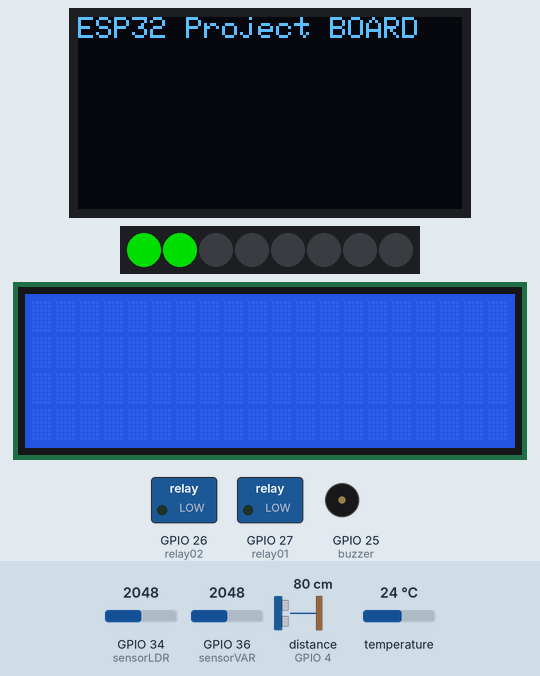
Recording of a sketch running on a simulated ESP32. Parts: 128×64 one-colour display, 8 RGB LEDs in strip order, left to right, 20×4 character LCD, switched loads named in the sketch (green lamp = pin HIGH), buzzer (waves = sounding, pin HIGH). Wiring (inferred from the names in the program): ultrasonic range finder: trigger GPIO 2; echo GPIO 4. The test bench sets the inputs (shaded band); at power-on: distance to the obstacle (sensor on GPIO 4) 80 cm, temperature 24 °C, GPIO 34 (sensorLDR) = 2048, GPIO 36 (sensorVAR) = 2048. The echo pulse lasts 58.3 µs per cm; dim RGB values are drawn brighter than linear; pins used as bus, display or sensor lines are not drawn; what the sketch prints to the serial monitor is not drawn.

Above: at 4.3 s.
4.4 s: distance to the obstacle (sensor on GPIO 4) set to 2 cm
At 10.7 s:
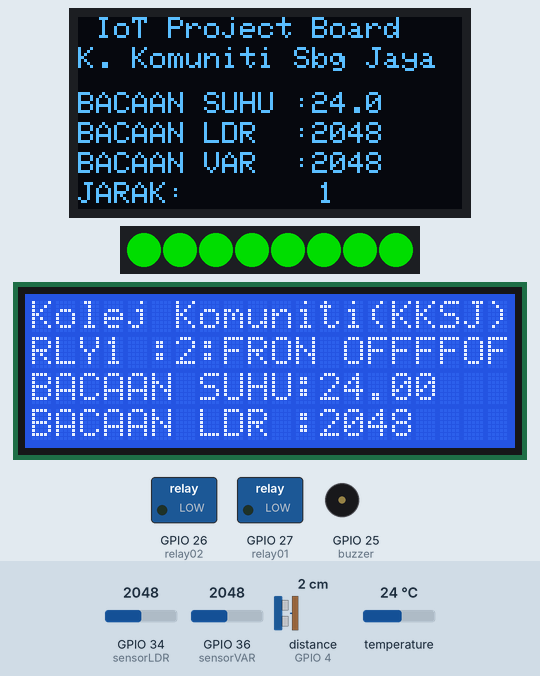
11.7 s: temperature set to 12 °C
19.0 s: GPIO 34 (sensorLDR) set to 2866
At 31.79 s:
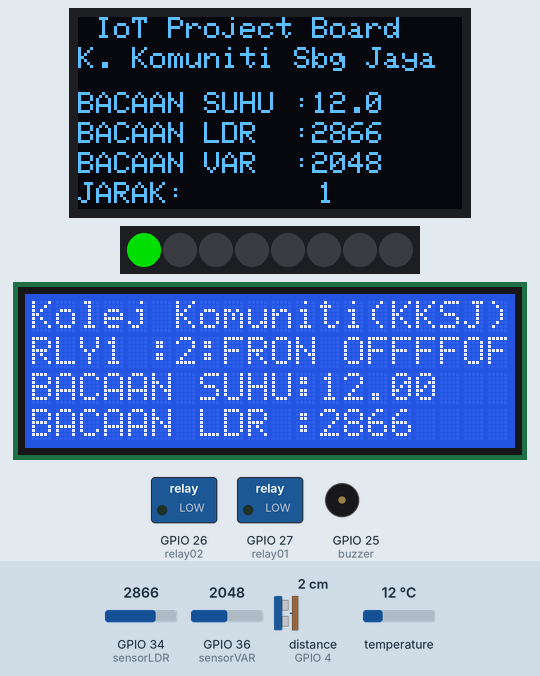
32.4 s: GPIO 36 (sensorVAR) set to 2866
At 45.2 s:
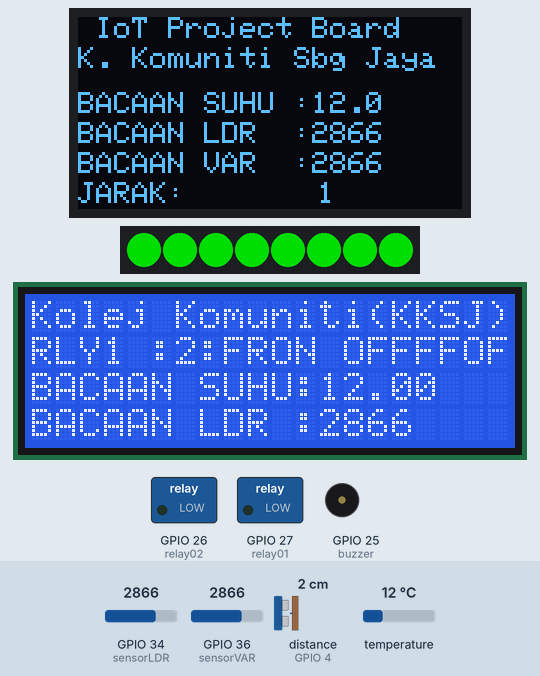
46.3 s: distance to the obstacle (sensor on GPIO 4) set to 4 cm
At 52.3 s:
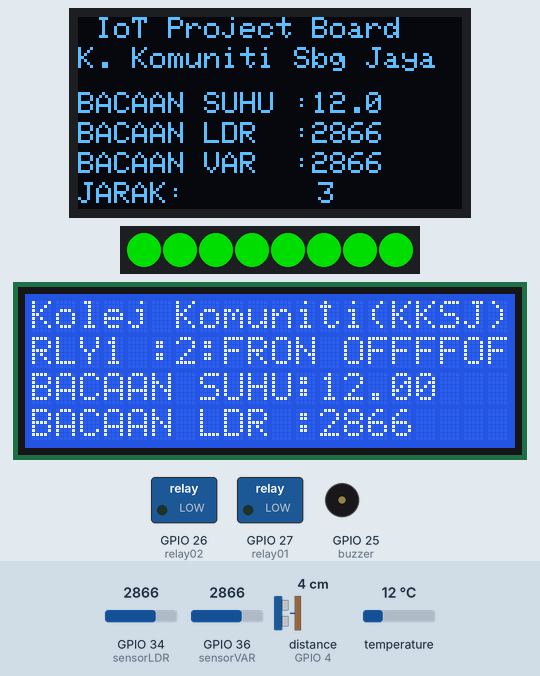
53.6 s: temperature set to 19 °C
At 68.05 s:
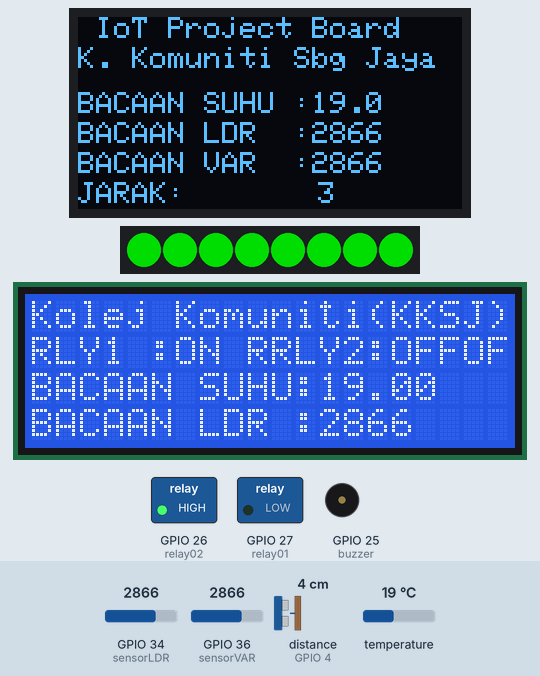
Timing chart, 0 to 68.1 s (numbered marks = the images above; inputs shaded):
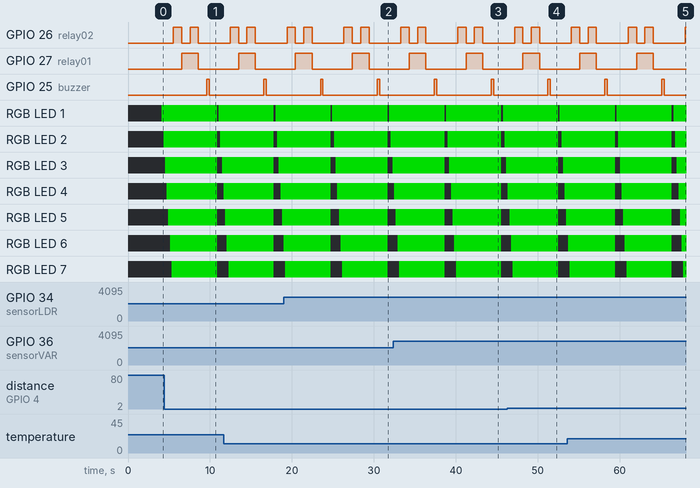

Measured:
- by itself, GPIO 27 (relay01): alternates HIGH for 2.0 s and LOW for 4.9 s
- by itself, GPIO 25 (buzzer): alternates HIGH for 0.30 s and LOW for 6.6 s
- what the display in image 1 shows lasts 0.8 s, from 10.1 s to 10.9 s

The sketch:

testBoard01.ino
```cpp
#include <Wire.h>
#include <SPI.h>
#include <OneWire.h>
#include <DallasTemperature.h>
#include <Adafruit_GFX.h>
#include <Adafruit_SSD1306.h>
#include <Adafruit_NeoPixel.h>
#include <LiquidCrystal_I2C.h>

#define SCREEN_WIDTH 128 // OLED display width, in pixels
#define SCREEN_HEIGHT 64 // OLED display height, in pixels

//---DS18B20  pin connection---
#define SENSOR_PIN  15 // ESP32 pin GIOP21 connected to DS18B20 sensor's DQ pin

//---Actuator and Relay  pin connection---
#define relay01 27
#define relay02 26
#define buzzer 25

//---Analog Sensor  pin connection---
#define sensorLDR 34
#define sensorVAR 36

//---Neopixel  pin connection---
#define NeoPIN    17
#define NUMPIXELS 8

//---ultrasonic  pin connection---
#define trigPin  2
#define echoPin  4

Adafruit_NeoPixel pixels(NUMPIXELS, NeoPIN, NEO_GRB + NEO_KHZ800);

// Declaration for an SSD1306 display connected to I2C (SDA, SCL pins)
Adafruit_SSD1306 display(SCREEN_WIDTH, SCREEN_HEIGHT, &Wire, -1);
//----ISTIHAR LCD I2C --------------------------------------------------------------
LiquidCrystal_I2C lcd(0x3f,20,4); //0x27 atau 0x3F

OneWire oneWire(SENSOR_PIN);
DallasTemperature DS18B20(&oneWire);

float tempC; // temperature in Celsius
float tempF; // temperature in Fahrenheit
int dataLDR;
int distance;

void setup() {
  pinMode(relay01,OUTPUT);
  pinMode(relay02,OUTPUT);
  pinMode(buzzer,OUTPUT);
  pinMode(trigPin, OUTPUT);
  pinMode(echoPin, INPUT);

  Serial.begin(115200); // initialize serial

if(!display.begin(SSD1306_SWITCHCAPVCC, 0x3C)) { // Address 0x3D for 128x64
    Serial.println(F("SSD1306 allocation failed"));
    for(;;);
  }

 pixels.begin(); // INITIALIZE NeoPixel

  display.clearDisplay();
  display.setTextSize(1);
  display.setTextColor(WHITE);
  display.setCursor(0,0);
  display.println("ESP32 Project BOARD");
//  display.setCursor(40, 20);
  display.display();

  lcd.init();
  lcd.backlight();
  lcd.setCursor(0,0);
  lcd.print("   Kolej Komuniti   ");
  lcd.setCursor(0,1);
  lcd.print("Seberang Jaya,Penang");
  delay(3000);
  lcd.clear();

 DS18B20.begin();    // initialize the DS18B20 sensor
}

void loop() {

  DS18B20.requestTemperatures();       // send the command to get temperatures
  tempC = DS18B20.getTempCByIndex(0);  // read temperature in °C
  tempF = tempC * 9 / 5 + 32; // convert °C to °F

  Serial.print("Temperature: ");
  Serial.print(tempC);    // print the temperature in °C
  Serial.print("°C");
  Serial.print("  ~  ");  // separator between °C and °F
  Serial.print(tempF);    // print the temperature in °F
  Serial.println("°F");

  int dataLDR = analogRead(sensorLDR);
  Serial.print("Cahaya: ");
  Serial.print(dataLDR);

  int dataVAR = analogRead(sensorVAR);
  Serial.print("Cahaya: ");
  Serial.print(dataVAR);

   pixels.clear(); // Set all pixel colors to 'off'

  // The first NeoPixel in a strand is #0, second is 1, all the way up
  // to the count of pixels minus one.
  for(int i=0; i<NUMPIXELS; i++) { // For each pixel...
    // pixels.Color() takes RGB values, from 0,0,0 up to 255,255,255
    // Here we're using a moderately bright green color:
    pixels.setPixelColor(i, pixels.Color(0, 150, 0));
    pixels.show();   // Send the updated pixel colors to the hardware.
    delay(200); // Pause before next pass through loop
  }


  digitalWrite(trigPin, LOW);
  delayMicroseconds(2);

  digitalWrite(trigPin, HIGH);
  delayMicroseconds(10);
  digitalWrite(trigPin, LOW);

  long duration = pulseIn(echoPin, HIGH);

  distance = duration * 0.034 / 2;

  Serial.print("Distance: ");
  Serial.print(distance);
  Serial.println(" cm");


  digitalWrite(relay01,LOW);
  digitalWrite(relay02,HIGH);
  lcd.setCursor(0,1);
  lcd.print("RLY1 :");
  lcd.setCursor(6,1);
  lcd.print("ON ");
  lcd.setCursor(10,1);
  lcd.print("RLY2:");
  lcd.setCursor(15,1);
  lcd.print("OFF");
  delay (1000);
  digitalWrite(relay02,LOW);
  digitalWrite(relay01,HIGH);
  lcd.setCursor(0,1);
  lcd.print("RLY1 :");
  lcd.setCursor(6,1);
  lcd.print("OFF");

  lcd.print("RLY2:");
  lcd.setCursor(10,1);
  lcd.print("ON ");
  delay (1000);
  digitalWrite(relay02,HIGH);
  digitalWrite(relay01,HIGH);
  lcd.setCursor(0,1);
  lcd.print("RLY1 :");
  lcd.setCursor(6,1);
  lcd.setCursor(10,1);
  lcd.print("RLY2:");
  lcd.print("OFF");

  lcd.print("OFF");
  delay (1000);
  digitalWrite(relay02,LOW);
  digitalWrite(relay01,LOW);
  lcd.setCursor(0,1);
  lcd.print("RLY1 :");
  lcd.setCursor(0,1);
  lcd.print("ON ");
  lcd.print("RLY2:");
  lcd.setCursor(10,1);
  lcd.print("ON");

  lcd.print("OFF");
  delay (1000);
  digitalWrite(buzzer,HIGH);
  delay (300);
  digitalWrite(buzzer,LOW);
  delay (100);
  display.clearDisplay();

  display.setTextSize(1);
  display.setTextColor(WHITE,BLACK);
  display.setCursor(0,0);
  display.println(" IoT Project Board");
  display.setCursor(0,10);
  display.println("K. Komuniti Sbg Jaya");
  display.setCursor(0,25);
  display.print("BACAAN SUHU :");
  display.print(tempC,1);
  display.setCursor(0,35);
  display.print("BACAAN LDR  :");
  display.print(dataLDR);
  display.setCursor(0,45);
  display.print("BACAAN VAR  :");
  display.print(dataVAR);
  display.setCursor(0, 55);
  display.println("JARAK: ");
  display.setCursor(80, 55);
  display.println(distance);
  display.display();

  lcd.setCursor(0,0);
  lcd.print("Kolej Komuniti(KKSJ)");

  lcd.setCursor(0,1);
  lcd.print("RLY1 :");
  lcd.setCursor(10,1);
  lcd.print("RLY2:");
  lcd.setCursor(10,1);
  lcd.print("ON ");
  lcd.print("OFF");

  lcd.setCursor(0,2);
  lcd.print("BACAAN SUHU:");
  lcd.setCursor(12,2);
  lcd.print(tempC);

  lcd.setCursor(0,3);
  lcd.print("BACAAN LDR :");
  lcd.setCursor(12,3);
  lcd.print(dataLDR);
}
```
